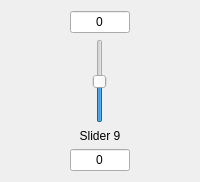
        <widget class="QWidget" name="wgt_sld_9" native="true">
         <property name="sizePolicy">
          <sizepolicy hsizetype="Minimum" vsizetype="Preferred">
           <horstretch>0</horstretch>
           <verstretch>0</verstretch>
          </sizepolicy>
         </property>
         <layout class="QGridLayout" name="gridLayout_10">
          <property name="sizeConstraint">
           <enum>QLayout::SetMinimumSize</enum>
          </property>
          <item row="1" column="0">
           <layout class="QVBoxLayout" name="verticalLayout_9">
            <item alignment="Qt::AlignHCenter">
             <widget class="QSlider" name="slider9">
              <property name="minimum">
               <number>-30</number>
              </property>
              <property name="maximum">
               <number>30</number>
              </property>
              <property name="singleStep">
               <number>1</number>
              </property>
              <property name="value">
               <number>0</number>
              </property>
              <property name="orientation">
               <enum>Qt::Vertical</enum>
              </property>
             </widget>
            </item>
            <item>
             <widget class="QLabel" name="label_slider9">
              <property name="sizePolicy">
               <sizepolicy hsizetype="Minimum" vsizetype="Preferred">
                <horstretch>0</horstretch>
                <verstretch>0</verstretch>
               </sizepolicy>
              </property>
              <property name="text">
               <string>Slider 9</string>
              </property>
              <property name="alignment">
               <set>Qt::AlignCenter</set>
              </property>
             </widget>
            </item>
           </layout>
          </item>
          <item row="2" column="0">
           <widget class="QLineEdit" name="lnEdit_freq_slider_9">
            <property name="sizePolicy">
             <sizepolicy hsizetype="Minimum" vsizetype="Fixed">
              <horstretch>0</horstretch>
              <verstretch>0</verstretch>
             </sizepolicy>
            </property>
            <property name="minimumSize">
             <size>
              <width>50</width>
              <height>0</height>
             </size>
            </property>
            <property name="maximumSize">
             <size>
              <width>60</width>
              <height>16777215</height>
             </size>
            </property>
            <property name="inputMask">
             <string/>
            </property>
            <property name="text">
             <string>0</string>
            </property>
            <property name="alignment">
             <set>Qt::AlignCenter</set>
            </property>
            <property name="readOnly">
             <bool>true</bool>
            </property>
           </widget>
          </item>
          <item row="0" column="0">
           <widget class="QLineEdit" name="lnEdit_gain_slider_9">
            <property name="sizePolicy">
             <sizepolicy hsizetype="Minimum" vsizetype="Fixed">
              <horstretch>0</horstretch>
              <verstretch>0</verstretch>
             </sizepolicy>
            </property>
            <property name="minimumSize">
             <size>
              <width>50</width>
              <height>0</height>
             </size>
            </property>
            <property name="maximumSize">
             <size>
              <width>60</width>
              <height>16777215</height>
             </size>
            </property>
            <property name="text">
             <string>0</string>
            </property>
            <property name="alignment">
             <set>Qt::AlignCenter</set>
            </property>
            <property name="readOnly">
             <bool>true</bool>
            </property>
           </widget>
          </item>
         </layout>
        </widget>
